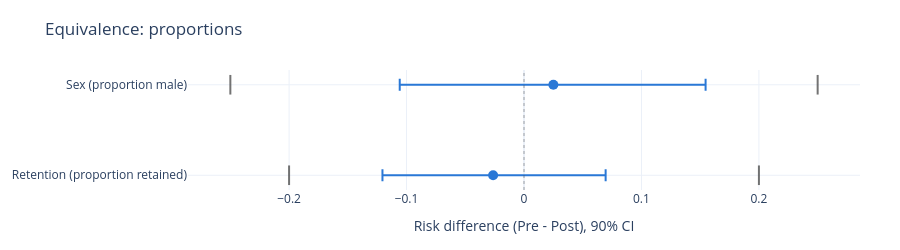

Notebook code for this chart:
### Code cell
male_counts = {c: int(sex_counts[c].get("Male", 0)) for c in COHORTS}
sex_totals = {c: int(sex_counts[c].get("Male", 0) + sex_counts[c].get("Female", 0)) for c in COHORTS}
retained_counts = {c: int((full_data & (v4plus["shine_variant"] == c)).sum()) for c in COHORTS}
eligible_counts = {c: int((v4plus["shine_variant"] == c).sum()) for c in COHORTS}

proportion_counts = {
    "Sex (proportion male)": (male_counts, sex_totals),
    "Retention (proportion retained)": (retained_counts, eligible_counts),
}
equivalence_prop = {}
for name, (successes, totals) in proportion_counts.items():
    pooled = (successes["pre"] + successes["post"]) / (totals["pre"] + totals["post"])
    sensitivity = equivalence_sensitivity_risk_difference(totals["pre"], totals["post"], pooled)
    bound = resolvable_bound(sensitivity)
    print(f"{name}: pooled proportion {pooled:.2f}, 80%-power sensitivity {sensitivity:.3f} -> bound +/-{bound:.2f}")
    equivalence_prop[name] = equivalence_test_risk_difference(
        successes["pre"], totals["pre"], successes["post"], totals["post"],
        bound=bound, label_a=COHORT_LABEL["pre"], label_b=COHORT_LABEL["post"],
    )
    print_equivalence_line(equivalence_prop[name])
fig_equivalence_forest(equivalence_prop, x_title="Risk difference (Pre - Post), 90% CI", title="Equivalence: proportions").show()

### Figure 1 — Plotly figure (JSON) as saved in the notebook; plotly's stock layout.template omitted (floating-point values rounded to 4 significant figures)
{"data": [{"error_x": {"array": [0.1296], "arrayminus": [0.1308], "color": "#2a78d6", "symmetric": false, "thickness": 2, "type": "data", "width": 6}, "hovertemplate": "Sex (proportion male)<br>effect=%{x:.3f}<br>CI [-0.106, 0.155]<extra></extra>", "marker": {"color": "#2a78d6", "size": 10}, "mode": "markers", "showlegend": false, "type": "scatter", "x": [0.025], "y": ["Sex (proportion male)"]}, {"hoverinfo": "skip", "marker": {"color": "rgba(80,80,80,0.8)", "line": {"width": 2}, "size": 14, "symbol": "line-ns-open"}, "mode": "markers", "showlegend": false, "type": "scatter", "x": [-0.25, 0.25], "y": ["Sex (proportion male)", "Sex (proportion male)"]}, {"error_x": {"array": [0.0958], "arrayminus": [0.0942], "color": "#2a78d6", "symmetric": false, "thickness": 2, "type": "data", "width": 6}, "hovertemplate": "Retention (proportion retained)<br>effect=%{x:.3f}<br>CI [-0.120, 0.070]<extra></extra>", "marker": {"color": "#2a78d6", "size": 10}, "mode": "markers", "showlegend": false, "type": "scatter", "x": [-0.0263], "y": ["Retention (proportion retained)"]}, {"hoverinfo": "skip", "marker": {"color": "rgba(80,80,80,0.8)", "line": {"width": 2}, "size": 14, "symbol": "line-ns-open"}, "mode": "markers", "showlegend": false, "type": "scatter", "x": [-0.2, 0.2], "y": ["Retention (proportion retained)", "Retention (proportion retained)"]}], "layout": {"height": 250, "margin": {"b": 60, "l": 160, "r": 40, "t": 70}, "shapes": [{"line": {"color": "rgba(80,80,80,0.5)", "dash": "dot", "width": 1}, "type": "line", "x0": 0, "x1": 0, "xref": "x", "y0": 0, "y1": 1, "yref": "y domain"}], "title": {"text": "Equivalence: proportions"}, "xaxis": {"title": {"text": "Risk difference (Pre - Post), 90% CI"}}, "yaxis": {"autorange": "reversed", "categoryarray": ["Sex (proportion male)", "Retention (proportion retained)"], "categoryorder": "array"}}}
